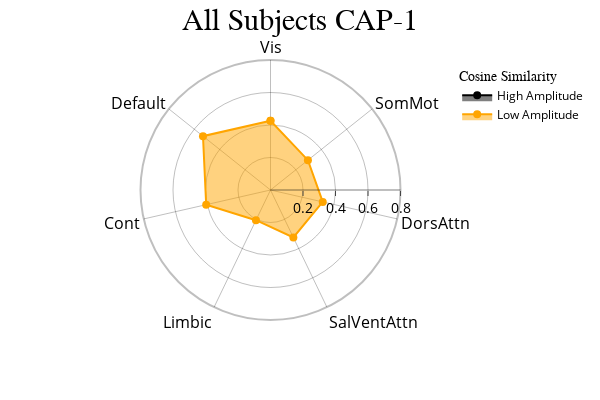
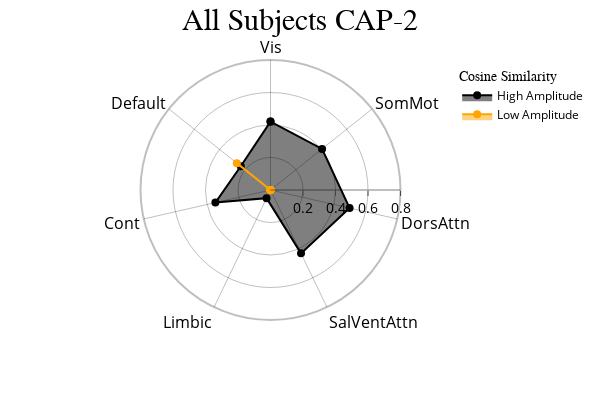
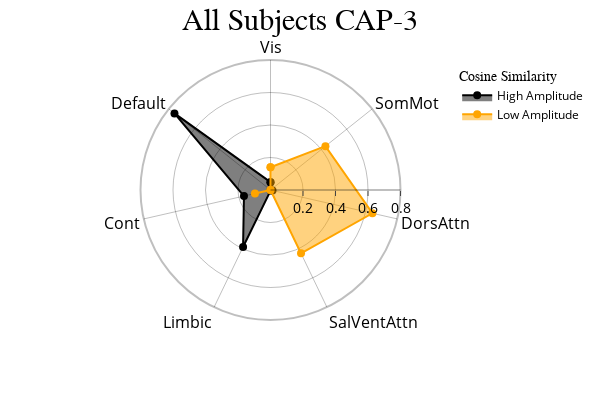

Write notebook code for charts like these, in order.
### Markdown cell above
<font size="6">CAPs to Radar Plots </font>

 <font size="3">Radar plots showing the cosine similarity between each network and the positive ("High Amplitude") and negative ("Low Amplitude") activations in each CAP. Since this function assumes that the matrix subjected to kmeans clustering was standardized, "High Amplitude" represents values above the mean (0) and "Low Amplitude" represents values below the mean (0). During calculation of the "Low Amplitude" cosine similarity, the inverse is computed to turn this similarity positive for visualization purposes.</font>

### Code cell
radialaxis={"showline": True, 
            "linewidth": 2, 
            "linecolor": "rgba(0, 0, 0, 0.25)", 
            "gridcolor": "rgba(0, 0, 0, 0.25)",
            "ticks": "outside" , 
            "tickfont": {"size": 14, "color": "black"}, 
            "range": [0, 0.8],
            "tickvals": ["", 0.2, "", 0.4, "", 0.6, "", 0.8]}

legend = {"yanchor": "top", 
          "y": 0.99, 
          "x": 0.99,
          "title_font_family": "Times New Roman", 
          "font": {"size": 12, "color": "black"}}

colors =  {"High Amplitude": "black", "Low Amplitude": "orange"}

cap_analysis.caps2radar(radialaxis=radialaxis, 
                        fill="toself", 
                        height=400, 
                        width=600,
                        color_discrete_map=colors,
                        legend=legend)

### Figure 1 — Plotly figure (JSON) as saved in the notebook; plotly's stock layout.template omitted (floating-point values rounded to 4 significant figures)
{"data": [{"fill": "toself", "hovertemplate": "color=High Amplitude<br>r=%{r}<br>Regions=%{theta}<extra></extra>", "legendgroup": "High Amplitude", "line": {"color": "black", "dash": "solid"}, "marker": {"size": 8, "symbol": "circle"}, "mode": "markers+lines", "name": "High Amplitude", "r": [null, null, null, null, null, null, null, null], "showlegend": true, "subplot": "polar", "theta": ["Vis", "SomMot", "DorsAttn", "SalVentAttn", "Limbic", "Cont", "Default", "Vis"], "type": "scatterpolar"}, {"fill": "toself", "hovertemplate": "color=Low Amplitude<br>r=%{r}<br>Regions=%{theta}<extra></extra>", "legendgroup": "Low Amplitude", "line": {"color": "orange", "dash": "solid"}, "marker": {"size": 8, "symbol": "circle"}, "mode": "markers+lines", "name": "Low Amplitude", "r": [0.4264, 0.2944, 0.3297, 0.3244, 0.2062, 0.406, 0.5314, 0.4264], "showlegend": true, "subplot": "polar", "theta": ["Vis", "SomMot", "DorsAttn", "SalVentAttn", "Limbic", "Cont", "Default", "Vis"], "type": "scatterpolar"}], "layout": {"height": 400, "legend": {"font": {"color": "black", "size": 12}, "title": {"font": {"family": "Times New Roman"}, "text": "Cosine Similarity"}, "tracegroupgap": 0, "x": 0.99, "y": 0.99, "yanchor": "top"}, "margin": {"t": 60}, "polar": {"angularaxis": {"categoryarray": ["Vis", "SomMot", "DorsAttn", "SalVentAttn", "Limbic", "Cont", "Default", "Vis", "SomMot", "DorsAttn", "SalVentAttn", "Limbic", "Cont", "Default"], "categoryorder": "array", "direction": "clockwise", "gridcolor": "rgba(0, 0, 0, 0.25)", "linecolor": "rgba(0, 0, 0, 0.25)", "linewidth": 2, "rotation": 90, "showline": true, "tickfont": {"color": "black", "size": 16}}, "bgcolor": "white", "domain": {"x": [0, 1], "y": [0, 1]}, "radialaxis": {"gridcolor": "rgba(0, 0, 0, 0.25)", "linecolor": "rgba(0, 0, 0, 0.25)", "linewidth": 2, "range": [0, 0.8], "showline": true, "tickfont": {"color": "black", "size": 14}, "ticks": "outside", "tickvals": ["", 0.2, "", 0.4, "", 0.6, "", 0.8]}}, "showlegend": true, "title": {"font": {"color": "black", "family": "Times New Roman", "size": 30}, "text": "All Subjects CAP-1", "x": 0.5}, "width": 600}}

### Figure 2 — Plotly figure (JSON) as saved in the notebook; plotly's stock layout.template omitted (floating-point values rounded to 4 significant figures)
{"data": [{"fill": "toself", "hovertemplate": "color=High Amplitude<br>r=%{r}<br>Regions=%{theta}<extra></extra>", "legendgroup": "High Amplitude", "line": {"color": "black", "dash": "solid"}, "marker": {"size": 8, "symbol": "circle"}, "mode": "markers+lines", "name": "High Amplitude", "r": [0.4208, 0.4058, 0.4991, 0.4327, 0.05581, 0.3478, 0.2341, 0.4208], "showlegend": true, "subplot": "polar", "theta": ["Vis", "SomMot", "DorsAttn", "SalVentAttn", "Limbic", "Cont", "Default", "Vis"], "type": "scatterpolar"}, {"fill": "toself", "hovertemplate": "color=Low Amplitude<br>r=%{r}<br>Regions=%{theta}<extra></extra>", "legendgroup": "Low Amplitude", "line": {"color": "orange", "dash": "solid"}, "marker": {"size": 8, "symbol": "circle"}, "mode": "markers+lines", "name": "Low Amplitude", "r": [0, 0, 0, 0, 0, 0, 0.2651, 0], "showlegend": true, "subplot": "polar", "theta": ["Vis", "SomMot", "DorsAttn", "SalVentAttn", "Limbic", "Cont", "Default", "Vis"], "type": "scatterpolar"}], "layout": {"height": 400, "legend": {"font": {"color": "black", "size": 12}, "title": {"font": {"family": "Times New Roman"}, "text": "Cosine Similarity"}, "tracegroupgap": 0, "x": 0.99, "y": 0.99, "yanchor": "top"}, "margin": {"t": 60}, "polar": {"angularaxis": {"categoryarray": ["Vis", "SomMot", "DorsAttn", "SalVentAttn", "Limbic", "Cont", "Default", "Vis", "SomMot", "DorsAttn", "SalVentAttn", "Limbic", "Cont", "Default"], "categoryorder": "array", "direction": "clockwise", "gridcolor": "rgba(0, 0, 0, 0.25)", "linecolor": "rgba(0, 0, 0, 0.25)", "linewidth": 2, "rotation": 90, "showline": true, "tickfont": {"color": "black", "size": 16}}, "bgcolor": "white", "domain": {"x": [0, 1], "y": [0, 1]}, "radialaxis": {"gridcolor": "rgba(0, 0, 0, 0.25)", "linecolor": "rgba(0, 0, 0, 0.25)", "linewidth": 2, "range": [0, 0.8], "showline": true, "tickfont": {"color": "black", "size": 14}, "ticks": "outside", "tickvals": ["", 0.2, "", 0.4, "", 0.6, "", 0.8]}}, "showlegend": true, "title": {"font": {"color": "black", "family": "Times New Roman", "size": 30}, "text": "All Subjects CAP-2", "x": 0.5}, "width": 600}}

### Figure 3 — Plotly figure (JSON) as saved in the notebook; plotly's stock layout.template omitted (floating-point values rounded to 4 significant figures)
{"data": [{"fill": "toself", "hovertemplate": "color=High Amplitude<br>r=%{r}<br>Regions=%{theta}<extra></extra>", "legendgroup": "High Amplitude", "line": {"color": "black", "dash": "solid"}, "marker": {"size": 8, "symbol": "circle"}, "mode": "markers+lines", "name": "High Amplitude", "r": [0.04842, 0, 0.01264, 0.002743, 0.3891, 0.1675, 0.7559, 0.04842], "showlegend": true, "subplot": "polar", "theta": ["Vis", "SomMot", "DorsAttn", "SalVentAttn", "Limbic", "Cont", "Default", "Vis"], "type": "scatterpolar"}, {"fill": "toself", "hovertemplate": "color=Low Amplitude<br>r=%{r}<br>Regions=%{theta}<extra></extra>", "legendgroup": "Low Amplitude", "line": {"color": "orange", "dash": "solid"}, "marker": {"size": 8, "symbol": "circle"}, "mode": "markers+lines", "name": "Low Amplitude", "r": [0.1398, 0.4324, 0.6432, 0.4329, 0, 0.09811, 0.0003563, 0.1398], "showlegend": true, "subplot": "polar", "theta": ["Vis", "SomMot", "DorsAttn", "SalVentAttn", "Limbic", "Cont", "Default", "Vis"], "type": "scatterpolar"}], "layout": {"height": 400, "legend": {"font": {"color": "black", "size": 12}, "title": {"font": {"family": "Times New Roman"}, "text": "Cosine Similarity"}, "tracegroupgap": 0, "x": 0.99, "y": 0.99, "yanchor": "top"}, "margin": {"t": 60}, "polar": {"angularaxis": {"categoryarray": ["Vis", "SomMot", "DorsAttn", "SalVentAttn", "Limbic", "Cont", "Default", "Vis", "SomMot", "DorsAttn", "SalVentAttn", "Limbic", "Cont", "Default"], "categoryorder": "array", "direction": "clockwise", "gridcolor": "rgba(0, 0, 0, 0.25)", "linecolor": "rgba(0, 0, 0, 0.25)", "linewidth": 2, "rotation": 90, "showline": true, "tickfont": {"color": "black", "size": 16}}, "bgcolor": "white", "domain": {"x": [0, 1], "y": [0, 1]}, "radialaxis": {"gridcolor": "rgba(0, 0, 0, 0.25)", "linecolor": "rgba(0, 0, 0, 0.25)", "linewidth": 2, "range": [0, 0.8], "showline": true, "tickfont": {"color": "black", "size": 14}, "ticks": "outside", "tickvals": ["", 0.2, "", 0.4, "", 0.6, "", 0.8]}}, "showlegend": true, "title": {"font": {"color": "black", "family": "Times New Roman", "size": 30}, "text": "All Subjects CAP-3", "x": 0.5}, "width": 600}}
